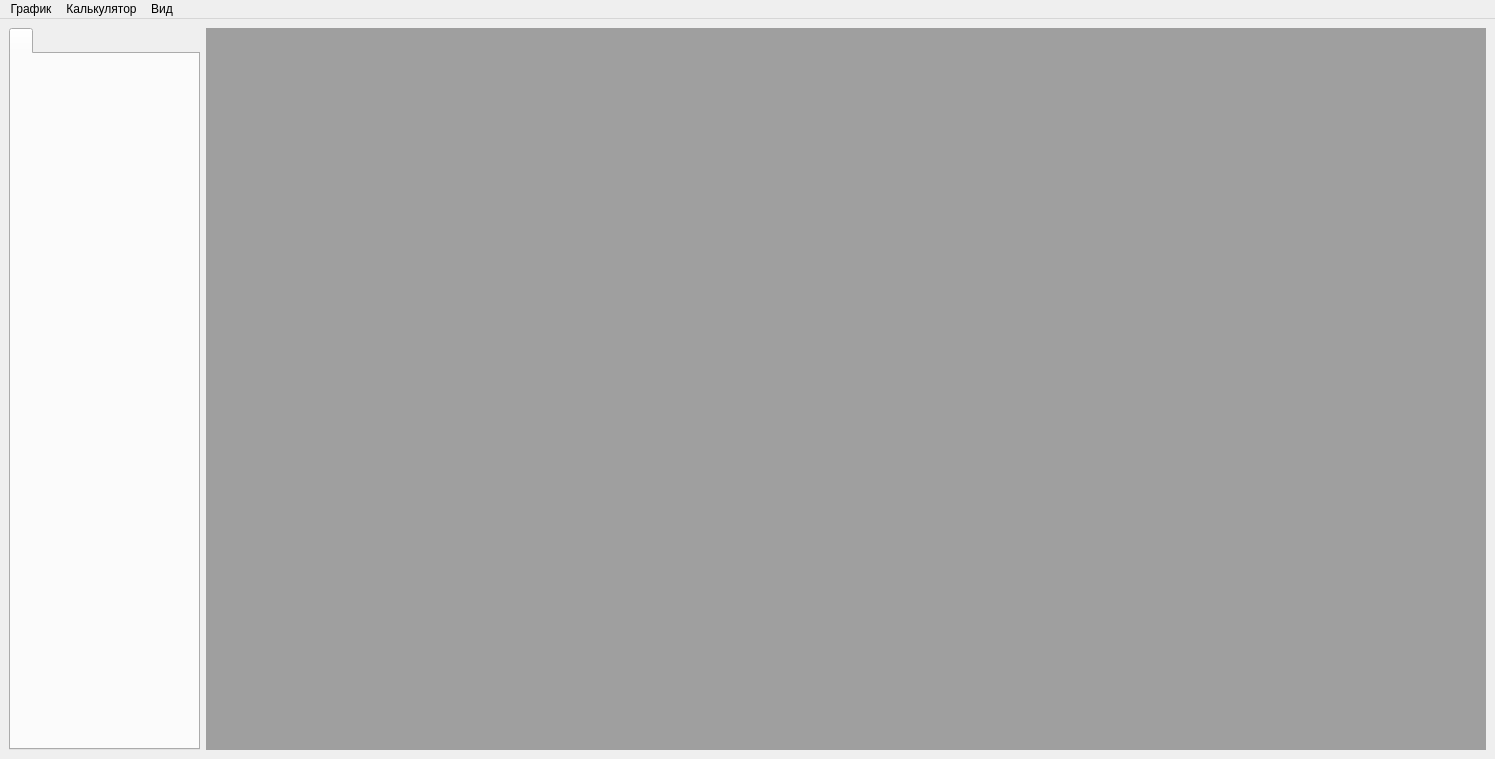
<?xml version="1.0" encoding="UTF-8"?>
<ui version="4.0">
 <class>MainWindow</class>
 <widget class="QMainWindow" name="MainWindow">
  <property name="geometry">
   <rect>
    <x>0</x>
    <y>0</y>
    <width>1495</width>
    <height>759</height>
   </rect>
  </property>
  <property name="sizePolicy">
   <sizepolicy hsizetype="Fixed" vsizetype="Fixed">
    <horstretch>0</horstretch>
    <verstretch>0</verstretch>
   </sizepolicy>
  </property>
  <property name="windowTitle">
   <string>Graphs</string>
  </property>
  <widget class="QWidget" name="centralwidget">
   <property name="enabled">
    <bool>true</bool>
   </property>
   <layout class="QGridLayout" name="gridLayout">
    <item row="0" column="0">
     <widget class="QTabWidget" name="tabWidget">
      <property name="enabled">
       <bool>true</bool>
      </property>
      <property name="sizePolicy">
       <sizepolicy hsizetype="Expanding" vsizetype="Expanding">
        <horstretch>211</horstretch>
        <verstretch>0</verstretch>
       </sizepolicy>
      </property>
      <property name="minimumSize">
       <size>
        <width>189</width>
        <height>0</height>
       </size>
      </property>
      <property name="maximumSize">
       <size>
        <width>191</width>
        <height>16777215</height>
       </size>
      </property>
      <property name="currentIndex">
       <number>0</number>
      </property>
      <widget class="QWidget" name="tab1">
       <attribute name="title">
        <string/>
       </attribute>
      </widget>
     </widget>
    </item>
    <item row="0" column="1">
     <widget class="QMdiArea" name="mdiArea">
      <property name="sizePolicy">
       <sizepolicy hsizetype="Expanding" vsizetype="Expanding">
        <horstretch>0</horstretch>
        <verstretch>0</verstretch>
       </sizepolicy>
      </property>
     </widget>
    </item>
   </layout>
  </widget>
  <widget class="QMenuBar" name="menubar">
   <property name="geometry">
    <rect>
     <x>0</x>
     <y>0</y>
     <width>1495</width>
     <height>21</height>
    </rect>
   </property>
   <widget class="QMenu" name="Graph">
    <property name="title">
     <string>График</string>
    </property>
    <widget class="QMenu" name="menu">
     <property name="title">
      <string>Добавить график числа Дина</string>
     </property>
     <addaction name="actionDe_p"/>
     <addaction name="actionDe_D"/>
     <addaction name="actionDe_v"/>
     <addaction name="actionDe_nu"/>
     <addaction name="actionDe_r"/>
    </widget>
    <addaction name="menu"/>
   </widget>
   <widget class="QMenu" name="Calculator">
    <property name="title">
     <string>Калькулятор</string>
    </property>
    <addaction name="Dean_number_calculator"/>
   </widget>
   <widget class="QMenu" name="View">
    <property name="title">
     <string>Вид</string>
    </property>
    <addaction name="actCascade"/>
    <addaction name="actTile"/>
   </widget>
   <addaction name="Graph"/>
   <addaction name="Calculator"/>
   <addaction name="View"/>
  </widget>
  <action name="Inductance_calculator">
   <property name="text">
    <string>Индуктивность</string>
   </property>
  </action>
  <action name="Dean_number_calculator">
   <property name="text">
    <string>Число Дина</string>
   </property>
  </action>
  <action name="actionL_nu">
   <property name="text">
    <string>L от µ</string>
   </property>
  </action>
  <action name="actionL_R">
   <property name="text">
    <string>L от R</string>
   </property>
  </action>
  <action name="actionL_r">
   <property name="text">
    <string>L от r</string>
   </property>
  </action>
  <action name="actionL_h">
   <property name="text">
    <string>L от h</string>
   </property>
  </action>
  <action name="actiontest">
   <property name="text">
    <string>test</string>
   </property>
  </action>
  <action name="actionDe_p">
   <property name="text">
    <string>De от p</string>
   </property>
  </action>
  <action name="actionDe_D">
   <property name="text">
    <string>De от D</string>
   </property>
  </action>
  <action name="actionDe_v">
   <property name="text">
    <string>De от v</string>
   </property>
  </action>
  <action name="actionDe_nu">
   <property name="text">
    <string>De от μ</string>
   </property>
  </action>
  <action name="actionDe_r">
   <property name="text">
    <string>De от r</string>
   </property>
  </action>
  <action name="action">
   <property name="text">
    <string>тест</string>
   </property>
  </action>
  <action name="actiontest_2">
   <property name="text">
    <string>test</string>
   </property>
  </action>
  <action name="actCascade">
   <property name="text">
    <string>Каскад</string>
   </property>
  </action>
  <action name="actTile">
   <property name="text">
    <string>Плитка</string>
   </property>
  </action>
  <action name="actionL_N">
   <property name="text">
    <string>L от N</string>
   </property>
  </action>
  <action name="save_graph">
   <property name="text">
    <string>Сохранить график</string>
   </property>
  </action>
  <action name="actionmenu_test">
   <property name="text">
    <string>menu_test</string>
   </property>
  </action>
 </widget>
 <resources/>
 <connections/>
</ui>
